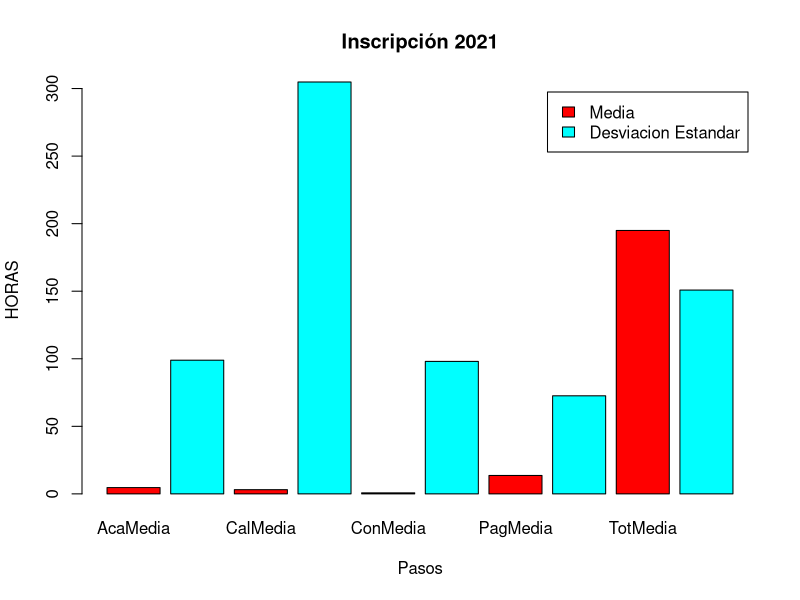
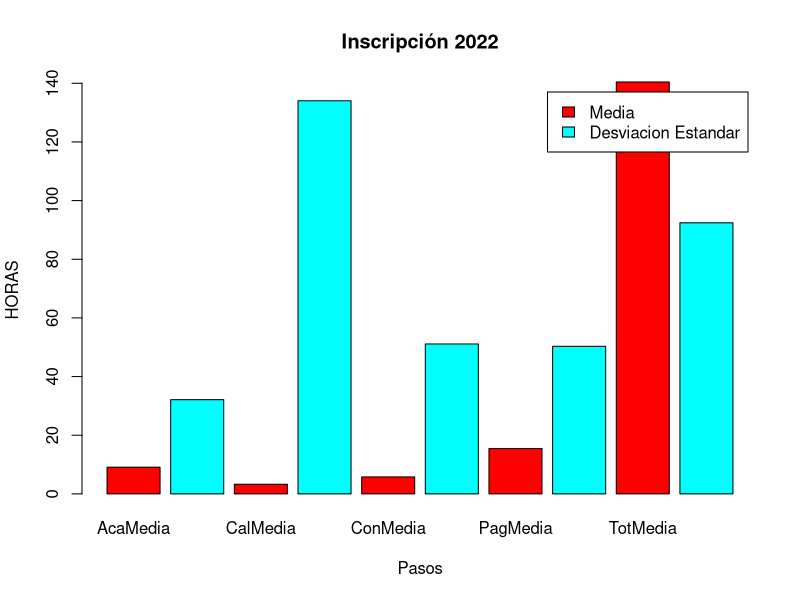

Here is the R script that generated these plots, in order: (Note: this script raises an error after producing the figures.)
#importar base de datos y libreria#
library("tidyverse")
library("lubridate")
RegisterData <-
  read_csv("rawTimes.csv", locale = locale(encoding =  "windows-1252")) #nativo de windows para tildes
#*LIMPIAR LOS DATOS*#

#FILTRAR DATOS#
data2021 <-
  RegisterData %>% filter(
    Campus == "ULV",
    Facultad != "NM",
    Facultad != "POSTGRADO",
    HoraRegistro < as.POSIXct("2022-01-01")
  ) %>% arrange(by_group = Matricula)
data2022 <-
  RegisterData %>% filter(
    Campus == "ULV",
    Facultad != "NM",
    Facultad != "POSTGRADO",
    HoraRegistro > as.POSIXct("2022-01-01")
  ) %>% arrange(by_group = Matricula)

#Ordenar datos *arreglar problema de formato - listo*
test2021 <- data2021 %>%
  select(-...1) %>%
  pivot_wider(names_from = Proceso,
              values_from = HoraRegistro,
              values_fn = last)


test2022 <- data2022 %>%
  select(-...1) %>%
  pivot_wider(names_from = Proceso,
              values_from = HoraRegistro,
              values_fn = last)

#Renombrar
test2021 <-
  test2021 %>% rename(
    Proceso1 = `Solicitud de Carga Académica`,
    Proceso2 = `Asignación de Carga Académica`,
    Proceso3 = `Solicitud de Cálculo de Cobro`,
    Proceso4 = `Asignación de Cálculo de Cobro`,
    Proceso5 = `Pago Deposito/Tranferencia`,
    Proceso6 = `Confirmación Pago Deposito`,
    Proceso6bis = `Confirmación de Pago en Línea`,
    Proceso7 = `Inscripción Finalizada`
  )

test2022 <-
  test2022 %>% rename(
    Proceso0 = `Asignación de Carga Académica Automática`,
    Proceso1 = `Solicitud de Carga Académica`,
    Proceso2 = `Asignación de Carga Académica`,
    Proceso3 = `Solicitud de Cálculo de Cobro`,
    Proceso4 = `Asignación de Cálculo de Cobro`,
    Proceso5 = `Pago Deposito/Tranferencia`,
    Proceso6 = `Confirmación Pago Deposito`,
    Proceso6bis = `Confirmación de Pago en Línea`,
    Proceso7 = `Inscripción Finalizada`
  )


#Limpiar datos, excluir los que no van a servir#
test2021<-test2021%>%
  filter(
    !is.na(Proceso7),
    !is.na(Proceso1),
    !is.na(Proceso5),
    !is.na(Proceso3)
  )

test2022<-test2022%>%
  filter(
    !is.na(Proceso7),
    !is.na(Proceso1),
    !is.na(Proceso5),
    !is.na(Proceso3)
  )

#* operaciones *#
#* en formato
test2021 <- test2021 %>%
  mutate(
    TiempoCargaAcademica = seconds_to_period(difftime(Proceso2, Proceso1, units = "secs")),
    TiempoCalculoCobro = seconds_to_period(difftime(Proceso4, Proceso3, units = "secs")),
    TiempoPago = seconds_to_period(difftime(if_else(is.na(Proceso6), Proceso6bis, Proceso6), Proceso5, units = "secs")),
    TiempoConfirmacionInscripcion  = seconds_to_period(difftime(Proceso7,if_else(is.na(Proceso6),Proceso6bis,Proceso6),units = "secs")),
    TiempoTotal = seconds_to_period(difftime(Proceso7, Proceso1, units = "secs"))
  )

test2022 <- test2022 %>%
  mutate(
    TiempoCargaAcademica = seconds_to_period(if_else(is.na(Proceso0),difftime(Proceso2, Proceso1, units = "secs"), as.difftime(0, units = "secs"))),
    TiempoCalculoCobro = seconds_to_period(difftime(Proceso4, Proceso3, units = "secs")),
    TiempoPago = seconds_to_period(difftime(if_else(is.na(Proceso6bis), Proceso6, Proceso6bis), Proceso5, units = "secs")),
    TiempoConfirmacionInscripcion  = seconds_to_period(difftime(Proceso7,if_else(is.na(Proceso6),Proceso6bis,Proceso6),units = "secs")),
    TiempoTotal = seconds_to_period(difftime(Proceso7, Proceso1, units = "secs"))
  )
#*en horas*#
test2021 <- test2021 %>%
  mutate(
    TiempoCargaAcademica = round(difftime(Proceso2, Proceso1, units = "hours"),3),
    TiempoCalculoCobro = round(difftime(Proceso4, Proceso3, units = "hours"),3),
    TiempoPago = round(difftime(if_else(is.na(Proceso6), Proceso6bis, Proceso6), Proceso5, units = "hours"),3),
    TiempoConfirmacionInscripcion  = round(difftime(Proceso7,if_else(is.na(Proceso6),Proceso6bis,Proceso6),units = "hours"),3),
    TiempoTotal = round(difftime(Proceso7, Proceso1, units = "hours"),3)
  )

test2022 <- test2022 %>%
  mutate(
    TiempoCargaAcademica = round(if_else(is.na(Proceso0),difftime(Proceso2, Proceso1, units = "hours"), as.difftime(0, units = "hours")),3),
    TiempoCalculoCobro = round(difftime(Proceso4, Proceso3, units = "hours"),3),
    TiempoPago = round(difftime(if_else(is.na(Proceso6bis), Proceso6, Proceso6bis), Proceso5, units = "hours"),3),
    TiempoConfirmacionInscripcion  = round(difftime(Proceso7,if_else(is.na(Proceso6),Proceso6bis,Proceso6),units = "hours"),3),
    TiempoTotal = round(difftime(Proceso7, Proceso1, units = "hours"),3)
  )
#Prueba graficar pareto#

#*idea, usar pivot_longer o crear dos colunmas para poner en una los nombres de 
#*los procesos y en la siguiente su valor en mediana y standard deviation*#
test<-type.convert(test2021[13:17]) 
test <-
  test %>% summarise(
    AcaMedia = median(abs(TiempoCargaAcademica)),
    AcaSD = sd(abs(TiempoCargaAcademica)),
    CalMedia = median(abs(TiempoCalculoCobro)),
    CalSD = sd(abs(TiempoCalculoCobro)),
    PagMedia = median(abs(TiempoPago)),
    PagSD = sd(abs(TiempoPago)),
    ConMedia = median(abs(TiempoConfirmacionInscripcion)),
    ConSD = sd(abs(TiempoConfirmacionInscripcion)),
    TotMedia = median(abs(TiempoTotal)),
    TotSD = sd(abs(TiempoTotal))
  )

info2021<-test%>%pivot_longer(cols = ends_with("Media")|ends_with("SD"),names_to = "Proceso")

test<-type.convert(test2022[14:18]) 
test <-
  test %>% summarise(
    AcaMedia = median(abs(TiempoCargaAcademica)),
    AcaSD = sd(abs(TiempoCargaAcademica)),
    CalMedia = median(abs(TiempoCalculoCobro)),
    CalSD = sd(abs(TiempoCalculoCobro)),
    PagMedia = median(abs(TiempoPago)),
    PagSD = sd(abs(TiempoPago)),
    ConMedia = median(abs(TiempoConfirmacionInscripcion)),
    ConSD = sd(abs(TiempoConfirmacionInscripcion)),
    TotMedia = median(abs(TiempoTotal)),
    TotSD = sd(abs(TiempoTotal))
  )
info2022<-test%>%pivot_longer(cols = ends_with("Media")|ends_with("SD"),names_to = "Proceso")
rm(test)
#agrupar
info2021<-info2021%>%arrange(Proceso)%>%group_by()
info2022<-info2022%>%arrange(Proceso)
#Gráficas pendiente#
barplot(
  info2021$value, #datos
  main = "Inscripción 2021",
  xlab = "Pasos",
  ylab = "HORAS",
  col = rainbow(2),
  names.arg = info2021$Proceso,
  legend.text = c("Media","Desviacion Estandar"),
  beside = TRUE
)
barplot(
  info2022$value, #datos
  main = "Inscripción 2022",
  xlab = "Pasos",
  ylab = "HORAS",
  col = rainbow(2),
  legend.text = c("Media","Desviacion Estandar"),
  names.arg = info2022$Proceso
)
plot(info2021)
#no sirve#
test<-test2021%>%summarise(TiempoTotal)
test<-test%>%mutate(Proceso = as.factor(Proceso))

x<-pareto.chart(test, col = rainbow(length(test)), main = "Prueba")
